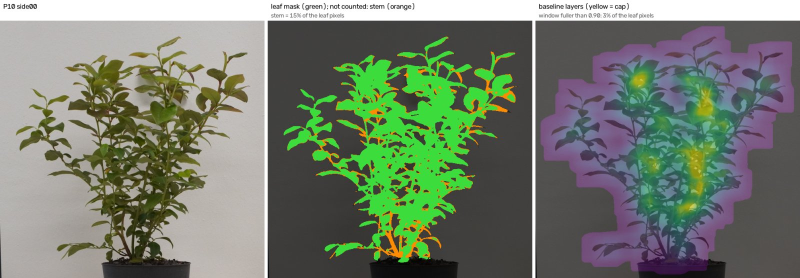
#> input picture experiments/08_problem_plants/pictures/P10_side00.jpg, 1600 x 556 px (shown at 1/2 size)
$ python -i segmentation.py   (imports and definitions only)
#> lines starting #> are read from the running program, lines starting #| are printed output that depends on the picture; after the words box and inside, x2 and y2 are one past the last pixel; in counts of white or black regions, pixels touching at a corner belong together
#> further down, picture is the input picture: shape (556, 1600, 3); mean B, G, R 109.8, 126, 115.8
"""Photo -> plant mask: every pixel of the plant in front of the wall, leaves and twigs alike.

1. **Seed:** green pixels (excess green, Otsu) plus red-brown leaves next to them; the largest blob is the plant.
2. **Pot:** the dark grey blob under the plant; the rim line is measured from its bottom (bottom - POT_H x width).
3. **Wall:** the local colour of the bright wall, around every pixel.
4. **Foreground:** pixels clearly darker or more colourful than the wall behind them.
5. **Background objects:** large dark blobs (dark opening, laptop, the pot, the table front). Dark leaves above the
   pot merge with it into one blob; the part of it above the rim line is freed, and everything under the rim is pot.
6. **Plant:** foreground outside the background objects, within NEAR px of the seed, plus the seed itself.
   No colour or shape rule decides between leaf and twig: both count.
"""
from dataclasses import dataclass

import cv2
import numpy as np

from . import config as C


def odd(n):
    """Nearest odd integer >= 1 (kernel sizes)."""
    return max(1, int(round(n)) | 1)


def disk(d):
    return cv2.getStructuringElement(cv2.MORPH_ELLIPSE, (odd(d), odd(d)))


@dataclass
class Pot:
    axis: float = np.nan        # x of the pot's centre line
    rim: float = np.nan         # y of the rim line
    bottom: float = np.nan      # y of the pot's bottom
    width: float = np.nan       # px

    @property
    def found(self):
        return bool(np.isfinite(self.width))


@dataclass
class Segmentation:
    """The result and every intermediate step (boolean masks at the photo's resolution)."""
    green: np.ndarray           # 1. green pixels
    red: np.ndarray             # 1. red-brown leaf pixels
    seed: np.ndarray            # 1. the plant blob of green + red
    pot: Pot                    # 2.
    foreground: np.ndarray      # 4. not wall
    objects: np.ndarray         # 5. background objects, after the pot fix
    freed: np.ndarray           # 5. the part of the objects freed above the rim
    plant: np.ndarray           # 6. the plant mask


# --- 1. seed --------------------------------------------------------------------------------------------------------

def green_mask(blur, s):
    """Excess green 2G - R - B, thresholded by Otsu, specks removed."""
#> called with s = 1
    b, g, r = [c.astype(np.int16) for c in cv2.split(blur)]
    exg = np.clip(2 * g - r - b, 0, 255).astype(np.uint8)
    _, m = cv2.threshold(exg, 0, 255, cv2.THRESH_BINARY + cv2.THRESH_OTSU)
#> m: shape (556, 1600); 10.2% white; 32 white regions (6 under 20 px), largest, box (x1, y1, x2, y2) and area: (636, 101, 1025, 526) 62134, (1342, 151, 1459, 442) 13689, (574, 190, 674, 301) 3333
    return cv2.morphologyEx(m, cv2.MORPH_OPEN, np.ones((3 * s, 3 * s), np.uint8)) > 0
#> returned value: shape (556, 1600) bool; 10.2% white; 31 white regions (4 under 20 px), largest, box (x1, y1, x2, y2) and area: (636, 102, 1024, 526) 61765, (1342, 152, 1459, 442) 13649, (574, 190, 674, 300) 3327


def red_mask(blur, green):
    """Red-brown leaf pixels the green rule misses (R >= G): red hue, saturated, mid-brightness, not thin, next to
    green and not at the base of the plant. Sizes are fractions of the image width, so they need no scale."""
    h_img, w_img = green.shape
#> h_img = 556; w_img = 1600
    hsv = cv2.cvtColor(blur, cv2.COLOR_BGR2HSV)
#> hsv: shape (556, 1600, 3); mean H, S, V 43, 54.1, 132.3
    h, sat, v = hsv[..., 0], hsv[..., 1], hsv[..., 2]
    cand = (((h <= C.RED_H_LO) | (h >= C.RED_H_HI)) & (sat >= C.RED_S_MIN)
            & (v >= C.RED_V_MIN) & (v <= C.RED_V_MAX) & ~green).astype(np.uint8)
#> cand: shape (556, 1600); values 0 (black) and 1 (white), 0.15% white; 239 white regions (231 under 20 px), largest, box (x1, y1, x2, y2) and area: (1335, 105, 1363, 114) 165, (1459, 131, 1476, 141) 93, (1207, 135, 1223, 142) 74
    cand = cv2.morphologyEx(cand, cv2.MORPH_OPEN, disk(max(3, int(C.RED_OPEN_FRAC * w_img)) | 1))
#> cand: shape (556, 1600); values 0 (black) and 1 (white), 0.04% white; 4 white regions, box (x1, y1, x2, y2) and area: (1337, 105, 1362, 114) 155, (1462, 131, 1475, 140) 76, (1208, 135, 1222, 142) 64, (251, 496, 258, 503) 34
    near = cv2.dilate(green.astype(np.uint8), disk(max(3, int(C.RED_NEAR_FRAC * w_img)) | 1)) > 0
#> near: shape (556, 1600) bool; 17.4% white; 8 white regions, largest, box (x1, y1, x2, y2) and area: (559, 66, 1038, 534) 120556, (1334, 144, 1467, 450) 21153, (1266, 285, 1337, 365) 3975
    cand &= near.astype(np.uint8)
#> cand: shape (556, 1600); every value is 0
    ys = np.nonzero(green)[0]
    if len(ys):
        y0, y1 = np.percentile(ys, 0.5), np.percentile(ys, 99.5)
#> y0 = 104; y1 = 510
        cand[int(y0 + (1 - C.RED_BASE_CUT) * (y1 - y0)):, :] = 0
    n, lab, st, _ = cv2.connectedComponentsWithStats(cand, connectivity=8)
#> lab: shape (556, 1600) int32; every value is 0
#> n = 1; st = [[0, 0, 1600, 556, 889600]]
    keep = np.zeros(n, bool)
#> keep = [False]
    keep[1:] = st[1:, cv2.CC_STAT_AREA] >= C.RED_MIN_AREA_FRAC * h_img * w_img
    return keep[lab]


def main_blob(mask, s):
    """The pixels of `mask` in the region (mask dilated by SEED_JOIN) that holds most of them."""
#> called with s = 1
    big = cv2.dilate(mask.astype(np.uint8), disk(C.SEED_JOIN * s))
#> big: shape (556, 1600); values 0 (black) and 1 (white), 23.8% white; 4 white regions, box (x1, y1, x2, y2) and area: (547, 54, 1050, 546) 153894, (1235, 116, 1479, 462) 53334, (337, 321, 399, 372) 2546, (188, 270, 232, 314) 1535
    n, lab = cv2.connectedComponents(big, connectivity=8)
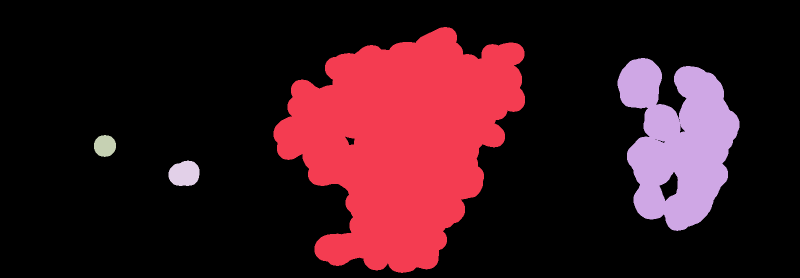
#> lab: shape (556, 1600) int32 (shown at 1/2 size); 5 distinct labels, from 0 to 4; one colour per label, 0 black
#> n = 5
    if n <= 1:
        return mask
    counts = np.bincount(lab[mask], minlength=n)
#> counts = [0, 71032, 19480, 15, 156]
    counts[0] = 0
    return (lab == counts.argmax()) & mask
#> returned value: shape (556, 1600) bool; 8% white; 23 white regions (2 under 20 px), largest, box (x1, y1, x2, y2) and area: (636, 102, 1024, 526) 61765, (574, 190, 674, 300) 3327, (649, 485, 725, 512) 972


# --- 2. pot ---------------------------------------------------------------------------------------------------------

def find_pot(img, seed, s):
    """The largest dark grey blob of pot size under the plant. Its convex hull repairs the notches cut by the label
    and by leaves hanging over it; the width is the median over the middle rows, the rim line bottom - POT_H x width.
    """
#> called with s = 1
    hsv = cv2.cvtColor(img, cv2.COLOR_BGR2HSV)
#> hsv: shape (556, 1600, 3); mean H, S, V 44.3, 55.2, 132.6
    dark = ((hsv[..., 2] < C.POT_V_MAX) & (hsv[..., 1] < C.POT_S_MAX)).astype(np.uint8)
#> dark: shape (556, 1600); values 0 (black) and 1 (white), 33.4% white; 797 white regions (684 under 20 px), largest, box (x1, y1, x2, y2) and area: (536, 42, 1064, 556) 170170, (1071, 42, 1600, 556) 106069, (203, 517, 380, 556) 5388
    dark = cv2.morphologyEx(dark, cv2.MORPH_OPEN, np.ones((5 * s, 5 * s), np.uint8))
#> dark: shape (556, 1600); values 0 (black) and 1 (white), 31.9% white; 79 white regions, largest, box (x1, y1, x2, y2) and area: (536, 42, 1064, 556) 159595, (1071, 42, 1600, 556) 105786, (205, 519, 379, 556) 5192
    ys, xs = np.nonzero(seed)
    if not len(ys):
        return Pot()
    xc, y_low = np.median(xs), np.percentile(ys, 60)
#> xc = 817; y_low = 308
    n, lab, st, cen = cv2.connectedComponentsWithStats(dark, connectivity=8)
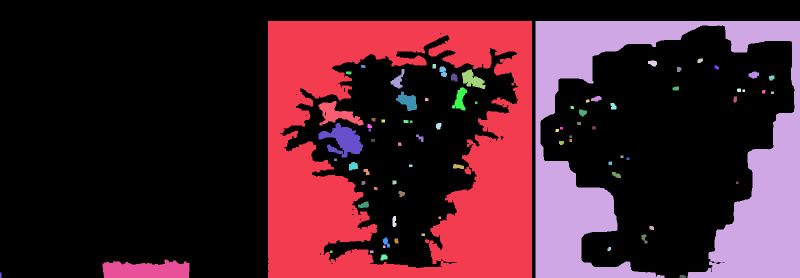
#> lab: shape (556, 1600) int32 (shown at 1/2 size); 80 distinct labels, from 0 to 79; one colour per label, 0 black
#> n = 80; st = 80 rows, first 6: [0, 0, 1600, 556, 605454], [536, 42, 528, 514, 159595], [1071, 42, 529, 514, 105786], [1395, 117, 11, 9, 80], [1296, 121, 18, 12, 163], [865, 128, 7, 9, 62]; cen = 80 pairs, first value 1 to 1544.5, second value 120.8 to 552.7
    best, best_area = None, -1
    for i in range(1, n):
        _, _, w, h, a = st[i]
        if a < C.POT_MIN_AREA * s * s or cen[i][1] < y_low or abs(cen[i][0] - xc) > C.POT_MAX_OFFSET * s:
            continue
        if not (C.POT_W[0] * s < w < C.POT_W[1] * s and C.POT_H_RANGE[0] * s < h < C.POT_H_RANGE[1] * s):
            continue
        if a > best_area:
            best, best_area = i, a
#> this loop made 79 passes
#> (w, h, a) on passes 1 to 12: (528, 514, 159595), (529, 514, 105786), (11, 9, 80), (18, 12, 163), (7, 9, 62), (9, 6, 50), (9, 8, 56), (15, 21, 225), (9, 10, 79), (28, 39, 466), (47, 39, 1020), (11, 6, 60)
#> after the loop, best_area = -1
    if best is None:
        return Pot()
    cnt, _ = cv2.findContours((lab == best).astype(np.uint8), cv2.RETR_EXTERNAL, cv2.CHAIN_APPROX_SIMPLE)
    hull = np.zeros(dark.shape, np.uint8)
    cv2.fillConvexPoly(hull, cv2.convexHull(np.vstack(cnt)), 1)
    rows = np.nonzero(hull.any(1))[0]
    top, bot = rows.min(), rows.max()
    band = rows[(rows > top + 0.3 * (bot - top)) & (rows < top + 0.7 * (bot - top))]
    lefts = np.array([np.nonzero(hull[r])[0].min() for r in band])
    rights = np.array([np.nonzero(hull[r])[0].max() for r in band])
    width = float(np.median(rights - lefts))
    return Pot(float(np.median((lefts + rights) / 2)), float(bot - C.POT_H * width), float(bot), width)


# --- 3. wall --------------------------------------------------------------------------------------------------------

def wall_colour(lab, s):
    """Local wall colour (Lab) around every pixel: the mean of the wall pixels in a WALL_WIN window, refined twice;
    where too little wall shows (dense foliage), from a 4x larger window. Returns (wall Lab, valid)."""
#> called with s = 1
    L = lab[..., 0]
    chroma = np.hypot(lab[..., 1] - 128, lab[..., 2] - 128)
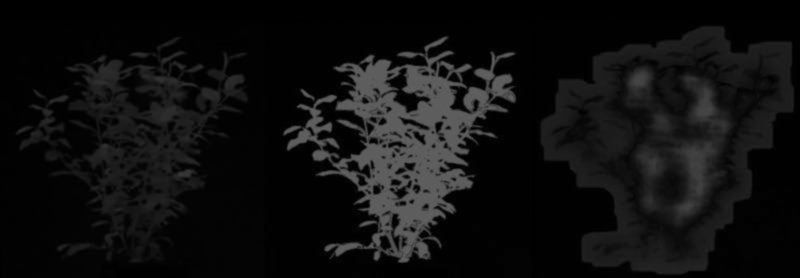
#> chroma: shape (556, 1600) float32 (shown at 1/2 size); min 0, max 100.4, mean 15.8
    bright = L[(chroma < 12) & (L > 120)]
    l_wall = np.percentile(bright, 60) if bright.size else 190.0
#> l_wall = 193
    cand = ((L > l_wall - 45) & (chroma < 12)).astype(np.float32)
#> cand: shape (556, 1600) float32; values 0 (black) and 1 (white), 29.2% white; 113 white regions (45 under 20 px), largest, box (x1, y1, x2, y2) and area: (0, 0, 1600, 556) 247447, (237, 137, 324, 225) 2584, (363, 173, 422, 228) 1384
    cand = cv2.erode(cand, np.ones((5 * s, 5 * s), np.uint8))           # stay away from object borders
#> cand: shape (556, 1600) float32; values 0 (black) and 1 (white), 26% white; 59 white regions (28 under 20 px), largest, box (x1, y1, x2, y2) and area: (0, 0, 1600, 556) 226501, (240, 139, 321, 222) 1697, (367, 175, 398, 222) 720
    win = odd(C.WALL_WIN * s)

    def local_mean(weights, size):
        den = cv2.boxFilter(weights, -1, (size, size), normalize=False)
        num = np.dstack([cv2.boxFilter(lab[..., i] * weights, -1, (size, size), normalize=False) for i in range(3)])
        return num / np.maximum(den, 1)[..., None], den

    for _ in range(2):
        wall, den = local_mean(cand, win)
        ok = den > 0.04 * win * win
        cand = (ok & (np.abs(L - wall[..., 0]) < 10) & (chroma < 12)).astype(np.float32)
        cand = cv2.erode(cand, np.ones((3 * s, 3 * s), np.uint8))
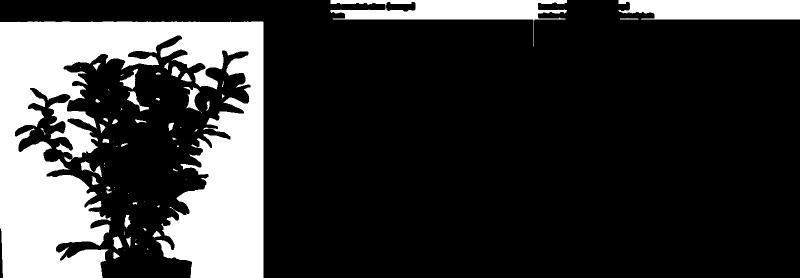
#> cand: shape (556, 1600) float32 (shown at 1/2 size); values 0 (black) and 1 (white), 21.8% white; 65 white regions (29 under 20 px), largest, box (x1, y1, x2, y2) and area: (0, 43, 527, 556) 161127, (661, 0, 1134, 93) 14623, (1237, 0, 1600, 39) 12919
    big = 4 * win + 1
    wall2, den2 = local_mean(cand, big)
    wall[~ok] = wall2[~ok]
#> in segment, `wall, valid = wall_colour(lab, s)`: valid: shape (556, 1600) bool; 72.8% white; 1 black region, box (x1, y1, x2, y2) and area: (760, 265, 1600, 556) 242061
    return wall, ok | (den2 > 0.02 * big ** 2)


# --- 4. foreground --------------------------------------------------------------------------------------------------

def foreground(lab, wall, valid):
    """Clearly darker (D_L) or more colourful (D_C) than the wall behind it."""
    darker = lab[..., 0] - wall[..., 0] < -C.D_L
#> darker: shape (556, 1600) bool; 46.5% white; 74 white regions (20 under 20 px), largest, box (x1, y1, x2, y2) and area: (535, 40, 1065, 556) 185918, (1070, 41, 1600, 335) 140161, (39, 73, 496, 556) 79268
    chroma = np.hypot(lab[..., 1] - 128, lab[..., 2] - 128)
    colourful = chroma - np.hypot(wall[..., 1] - 128, wall[..., 2] - 128) > C.D_C
#> colourful: shape (556, 1600) bool; 25.2% white; 37 white regions (15 under 20 px), largest, box (x1, y1, x2, y2) and area: (1080, 51, 1589, 335) 88125, (565, 71, 1034, 523) 67271, (102, 74, 495, 525) 61362
    return valid & (darker | colourful)
#> returned value: shape (556, 1600) bool; 44.2% white; 52 white regions (11 under 20 px), largest, box (x1, y1, x2, y2) and area: (535, 40, 1065, 556) 185304, (1070, 41, 1600, 272) 119959, (39, 73, 496, 556) 82039


# --- 5. background objects ------------------------------------------------------------------------------------------

def background_objects(lab, green, s):
    """Large dark blobs that are not next to green, with a safety margin."""
#> called with s = 1
    h, w = green.shape
#> h = 556; w = 1600
    near_green = cv2.dilate(green.astype(np.uint8), disk(5 * s)) > 0
#> near_green: shape (556, 1600) bool; 12.5% white; 19 white regions, largest, box (x1, y1, x2, y2) and area: (634, 72, 1032, 528) 79595, (1340, 150, 1461, 444) 15653, (565, 177, 680, 302) 5811
    dark = ((lab[..., 0] < C.OBJ_L_MAX) & ~near_green).astype(np.uint8)
#> dark: shape (556, 1600); values 0 (black) and 1 (white), 47% white; 187 white regions (91 under 20 px), largest, box (x1, y1, x2, y2) and area: (536, 42, 1064, 556) 173036, (1071, 43, 1600, 556) 169491, (90, 121, 494, 556) 52428
    dark = cv2.morphologyEx(dark, cv2.MORPH_OPEN, disk(C.OBJ_OPEN * s))
#> dark: shape (556, 1600); values 0 (black) and 1 (white), 40.5% white; 69 white regions, largest, box (x1, y1, x2, y2) and area: (536, 42, 1064, 556) 161023, (1071, 43, 1600, 556) 141901, (203, 330, 359, 471) 8394
    n, cc, st, _ = cv2.connectedComponentsWithStats(dark, connectivity=8)
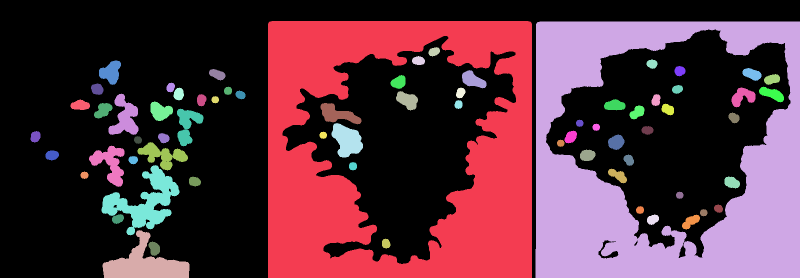
#> cc: shape (556, 1600) int32 (shown at 1/2 size); 70 distinct labels, from 0 to 69; one colour per label, 0 black
#> n = 70; st = 70 rows, first 6: [0, 0, 1600, 556, 529685], [536, 42, 528, 514, 161023], [1071, 43, 529, 513, 141901], [857, 94, 23, 19, 315], [824, 112, 26, 18, 363], [1293, 119, 22, 19, 310]
    big = np.zeros(n, bool)
    big[1:] = st[1:, cv2.CC_STAT_AREA] > C.OBJ_MIN_FRAC * h * w
    return cv2.dilate(big[cc].astype(np.uint8), disk(2 * C.OBJ_GROW * s + 1)) > 0
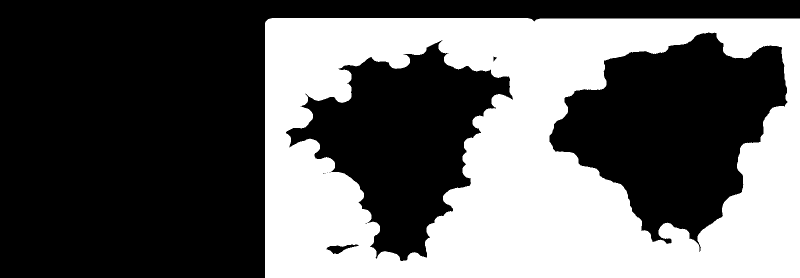
#> returned value: shape (556, 1600) bool (shown at 1/2 size); 38.6% white; 1 white region, box (x1, y1, x2, y2) and area: (530, 36, 1600, 556) 343577


def pot_fix(objects, pot, s):
    """Nothing above the rim line is pot; everything under it, a bit wider than the pot, is.
    Returns (objects, freed): the object pixels above the rim, near the pot, of objects that reach into the pot."""
#> called with s = 1
    h, w = objects.shape
#> h = 556; w = 1600
    freed = np.zeros((h, w), bool)
    if not pot.found:
        return objects, freed
    objects = objects.copy()
    rim, bot = max(0, int(round(pot.rim))), int(pot.bottom)
    x0, x1 = max(0, int(pot.axis - C.POT_HALF * pot.width)), min(w, int(pot.axis + C.POT_HALF * pot.width))
    _, cc = cv2.connectedComponents(objects.astype(np.uint8), connectivity=8)
    ids = np.unique(cc[rim:bot + 1, x0:x1])
    ids = ids[ids > 0]
    f0, f1 = max(0, int(pot.axis - C.POT_FREE * pot.width)), min(w, int(pot.axis + C.POT_FREE * pot.width))
    freed[:rim, f0:f1] = np.isin(cc[:rim, f0:f1], ids)
    objects[freed] = False
    objects[max(0, rim - 4 * s):, x0:x1] = True
    return objects, freed


# --- all steps ------------------------------------------------------------------------------------------------------

def segment(img, scale=1):
    """img: BGR at 1/4 resolution (scale 1) or full resolution (scale 4)."""
    s = scale
    blur = cv2.GaussianBlur(img, (odd(5 * s), odd(5 * s)), 0)
    green = green_mask(blur, s)
    red = red_mask(blur, green)
    seed = main_blob(green | red, s)
    pot = find_pot(img, seed, s)
    lab = cv2.cvtColor(blur, cv2.COLOR_BGR2LAB).astype(np.float32)
    wall, valid = wall_colour(lab, s)
    fg = foreground(lab, wall, valid)
    objects, freed = pot_fix(background_objects(lab, green, s), pot, s)
    near_seed = cv2.dilate(seed.astype(np.uint8), disk(2 * C.NEAR * s + 1)) > 0
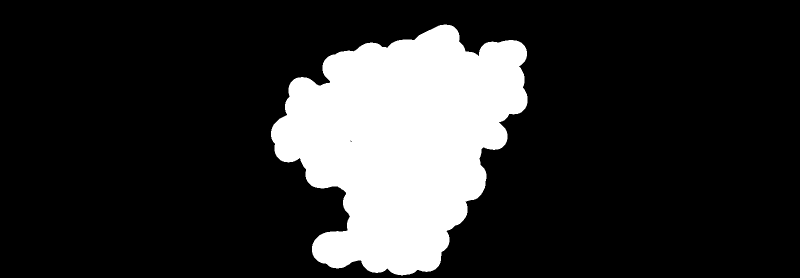
#> near_seed: shape (556, 1600) bool (shown at 1/2 size); 18.5% white; 1 white region, box (x1, y1, x2, y2) and area: (542, 49, 1055, 551) 164456
    # the seed counts where it is green, or inside an object (leaves hanging over the pot); elsewhere, like all
    # other pixels, only if it is foreground
    plant = (fg & ~objects & near_seed) | (seed & (green | objects))
    plant = main_blob(plant, s)
    return Segmentation(green, red, seed, pot, fg, objects, freed, plant)

>>> import cv2
>>> picture = cv2.imread('../../experiments/08_problem_plants/pictures/P10_side00.jpg')
>>> result = segment(picture)

$ run again, on experiments/08_problem_plants/pictures/P15_side00.jpg
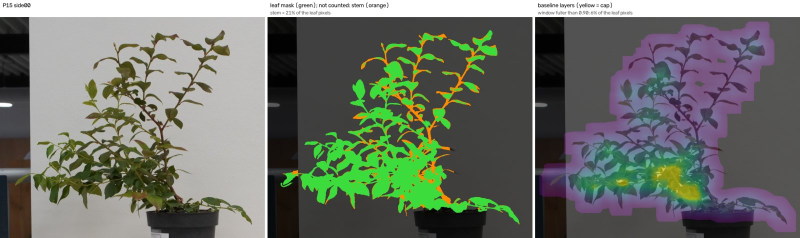
#> input picture experiments/08_problem_plants/pictures/P15_side00.jpg, 1600 x 475 px (shown at 1/2 size)
#> picture is the input picture: shape (475, 1600, 3); mean B, G, R 104.9, 114.3, 108.8
#> m: shape (475, 1600); 6.9% white; 45 white regions (10 under 20 px), largest, box (x1, y1, x2, y2) and area: (600, 122, 1038, 447) 36162, (1208, 314, 1407, 406) 8669, (946, 60, 995, 112) 1122
#> near: shape (475, 1600) bool; 13.3% white; 6 white regions, box (x1, y1, x2, y2) and area: (553, 52, 1046, 455) 81013, (1156, 306, 1415, 414) 15020, (877, 135, 964, 217) 3911, (1203, 290, 1231, 316) 553, (718, 118, 739, 138) 332, (846, 133, 866, 153) 312
#> y0 = 73; y1 = 424
#> in red_mask, `n, lab, st, _ = cv2.connectedComponentsWithStats(cand, connectivity=8)`: n = 1; st = [[0, 0, 1600, 475, 760000]]
#> big: shape (475, 1600); values 0 (black) and 1 (white), 19% white; 2 white regions, box (x1, y1, x2, y2) and area: (541, 40, 1058, 467) 119384, (1144, 278, 1427, 426) 25362
#> in main_blob, `n, lab = cv2.connectedComponents(big, connectivity=8)`: n = 3
#> counts = [0, 43082, 9251]
#> xc = 787; y_low = 344
#> in find_pot, `n, lab, st, cen = cv2.connectedComponentsWithStats(dark, connectivity=8)`: n = 72; st = 72 rows, first 6: [0, 0, 1600, 475, 479281], [0, 34, 60, 246, 14124], [535, 34, 530, 441, 142130], [1070, 34, 530, 441, 101012], [832, 77, 109, 163, 7908], [775, 95, 58, 28, 981]; cen = 72 pairs, first value 19.78 to 1510.7, second value 101.8 to 447.1
#> the loop in find_pot, `for i in range(1, n):` made 71 passes
#> (w, h, a) on passes 1 to 8: (60, 246, 14124), (530, 441, 142130), (530, 441, 101012), (109, 163, 7908), (58, 28, 981), (19, 13, 202), (5, 5, 25), (11, 6, 57)
#> after the loop in find_pot, `for i in range(1, n):`: best_area = -1
#> l_wall = 195
#> valid: shape (475, 1600) bool; 76.5% white; 1 black region, box (x1, y1, x2, y2) and area: (761, 260, 1600, 475) 178912
#> darker: shape (475, 1600) bool; 49.2% white; 66 white regions (14 under 20 px), largest, box (x1, y1, x2, y2) and area: (535, 33, 1066, 475) 159481, (1069, 33, 1600, 276) 128449, (66, 60, 504, 475) 51517
#> colourful: shape (475, 1600) bool; 18.9% white; 55 white regions (20 under 20 px), largest, box (x1, y1, x2, y2) and area: (1126, 42, 1550, 276) 57225, (559, 58, 997, 420) 42018, (66, 204, 503, 446) 28227
#> near_green: shape (475, 1600) bool; 8.8% white; 28 white regions, largest, box (x1, y1, x2, y2) and area: (598, 120, 1040, 449) 45732, (1208, 312, 1409, 408) 9903, (932, 58, 997, 126) 2015
#> cc: shape (475, 1600) int32; 50 distinct labels, from 0 to 49
#> in background_objects, `n, cc, st, _ = cv2.connectedComponentsWithStats(dark, connectivity=8)`: n = 50; st = 50 rows, first 6: [0, 0, 1600, 475, 397166], [0, 35, 61, 303, 17627], [535, 34, 529, 441, 153042], [1070, 34, 530, 441, 137361], [1379, 65, 18, 17, 233], [831, 78, 103, 163, 8596]
#> in background_objects, `return cv2.dilate(big[cc].astype(np.uint8), disk(2 * C.OBJ_GROW * s + ..`:
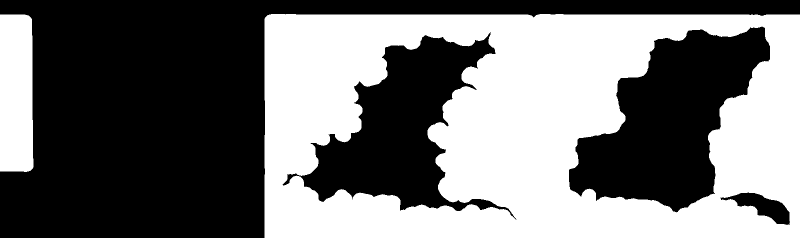
#> returned value: shape (475, 1600) bool (shown at 1/2 size); 45.8% white; 2 white regions, box (x1, y1, x2, y2) and area: (529, 28, 1600, 475) 327671, (0, 29, 67, 344) 20428
#> in pot_fix, `h, w = objects.shape`: h = 475; w = 1600
#> in segment, `near_seed = cv2.dilate(seed.astype(np.uint8), disk(2 * C.NEAR * s + 1)..`:
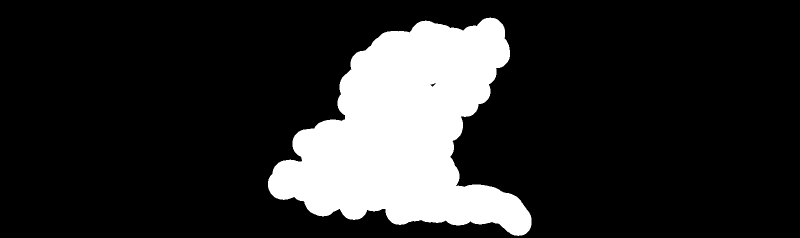
#> near_seed: shape (475, 1600) bool (shown at 1/2 size); 17.1% white; 1 white region, box (x1, y1, x2, y2) and area: (536, 35, 1063, 472) 129871
